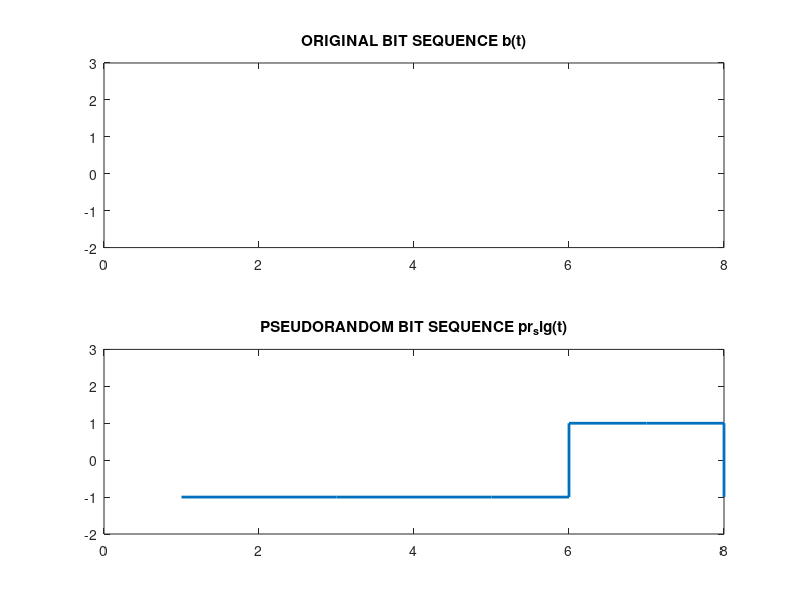
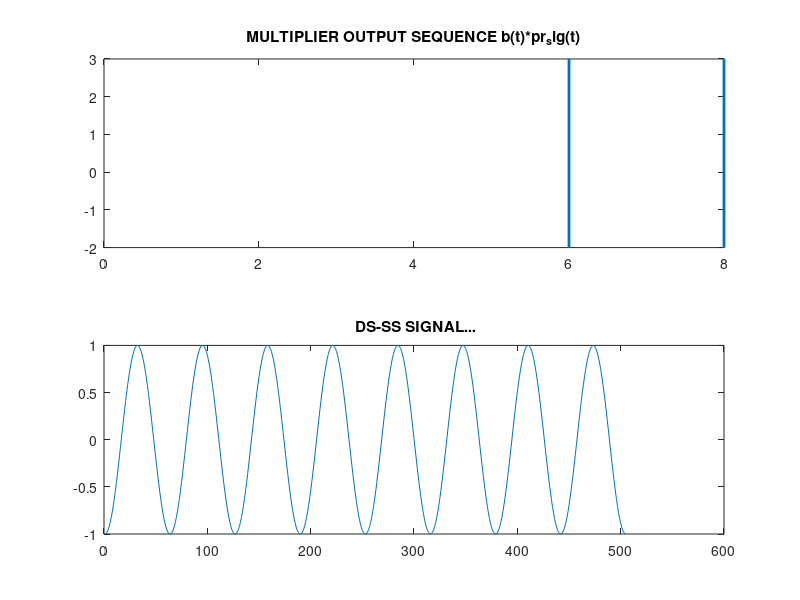

Recreate these plots in MATLAB, in order.
% % % % % % % % % % % % % % % % % % % % % Code for Direct Sequence Spread Spectrum
% % % % % % % % % % % % % % % % % % % % % % % % Code By:- Debaraj Rana

% % % % % % % % % % % % % % % % % % % % % % % % mail- debaraj.rana@ymail.com
% % % % % % % % % % % % % % % % % % % % % % % % Dept. Of Electronics & Telecom. Engg
% % % % % % % % % % % % % % % % % % % % % % % % VSSUT, Burla,ORISSA


clc;
close all;
clear all;
b=input('Enter The input Bits : ');
ln=length(b);

% Converting bit 0 to -1
for i=1:ln
    if b(i)==0
        b(i)=-1;
    end
end   

% Generating the bit sequence with each bit 8 samples long
k=1;
for i=1:ln
   for j=1:8
       bb(k)=b(i)
       j=j+1;
       k=k+1;
   end
    i=i+1;
end
len=length(bb);
subplot(2,1,1);
stairs(bb,'linewidth',2); axis([0 len -2 3]);
title('ORIGINAL BIT SEQUENCE b(t)');

% Generating the pseudo random bit pattern for spreading
pr_sig=round(rand(1,len));
for i=1:len
    if pr_sig(i)==0
        pr_sig(i)=-1;
    end
end    
subplot(2,1,2);
stairs(pr_sig,'linewidth',2); axis([0 len -2 3]);
title('PSEUDORANDOM BIT SEQUENCE pr_sig(t)');

% Multiplying bit sequence with Pseudorandom Sequence
for i=1:len
   bbs(i)=bb(i).*pr_sig(i);
end

% Modulating the hopped signal
dsss=[];
t=0:1/10:2*pi;   
c1=cos(t);
c2=cos(t+pi);

for k=1:len
    if bbs(1,k)==-1
        dsss=[dsss c1];
    else
        dsss=[dsss c2];
    end
end
figure,
subplot(2,1,1);
stairs(bbs,'linewidth',2); axis([0 len -2 3]);
title('MULTIPLIER OUTPUT SEQUENCE b(t)*pr_sig(t)');
subplot(2,1,2);
plot(dsss);
title(' DS-SS SIGNAL...');
